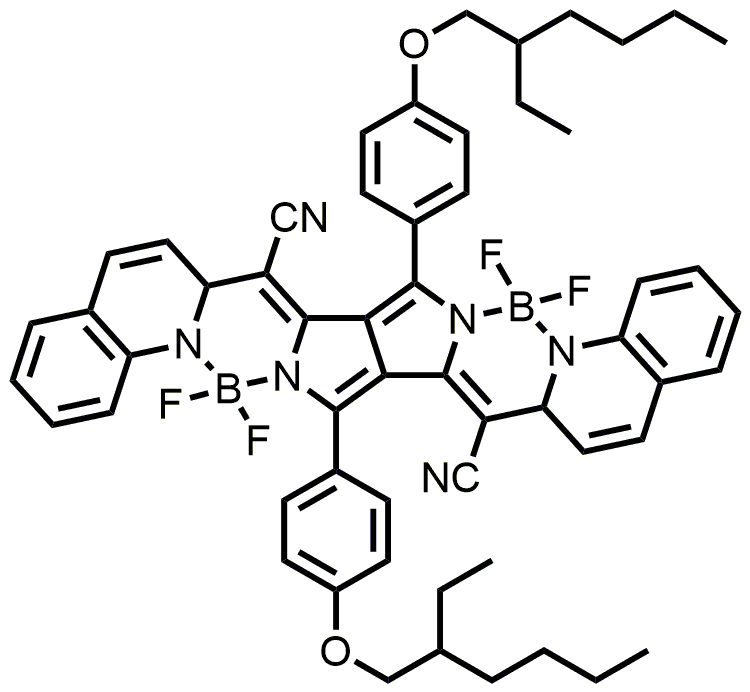
#> input picture pytorch_classification-master/data/train/0/EM-F-1224.png, 750 x 692 px, found by its file name
$ python rotate_image.py
#> lines starting #> are read from the running program, lines starting #| are printed output that depends on the picture
from PIL import Image

print(__file__)

im = Image.open('D:\projects\pytorch_classification-master\pytorch_classification-master\data\sample\EM-F-1224.png')
#> im is the input picture: PIL image 750x692 RGB; mean R, G, B 239.1, 239.1, 239.1
im.show()
im_rotate1 = im.rotate(45)
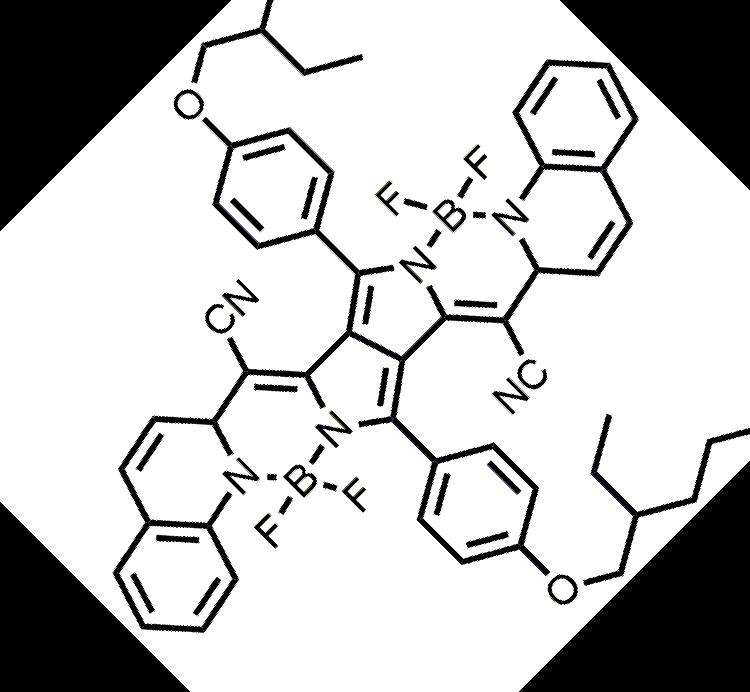
#> im_rotate1: PIL image 750x692 RGB; mean R, G, B 195.7, 195.7, 195.7
im_rotate2 = im.transpose(Image.FLIP_LEFT_RIGHT)
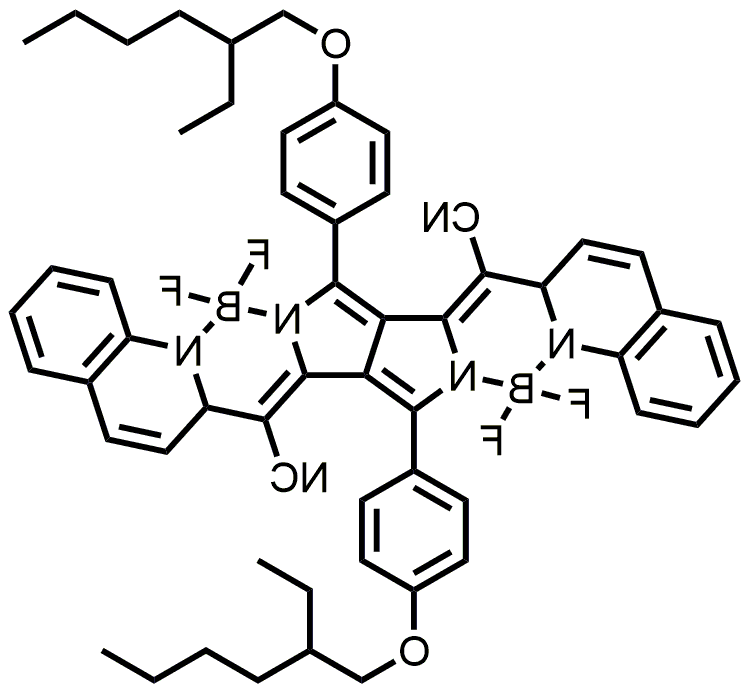
#> im_rotate2: PIL image 750x692 RGB; mean R, G, B 239.1, 239.1, 239.1
im_rotate3 = im.transpose(Image.FLIP_TOP_BOTTOM)
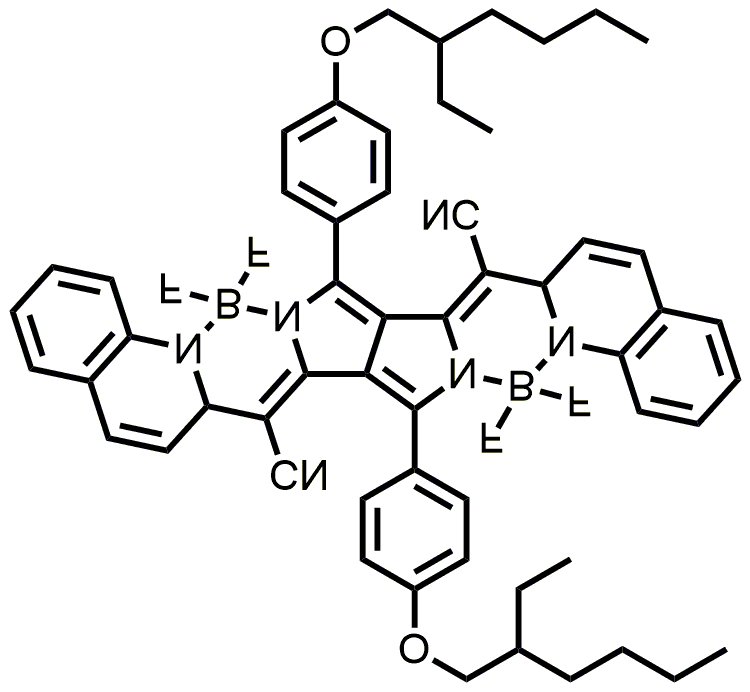
#> im_rotate3: PIL image 750x692 RGB; mean R, G, B 239.1, 239.1, 239.1
im_rotate4 = im.transpose(Image.ROTATE_90)
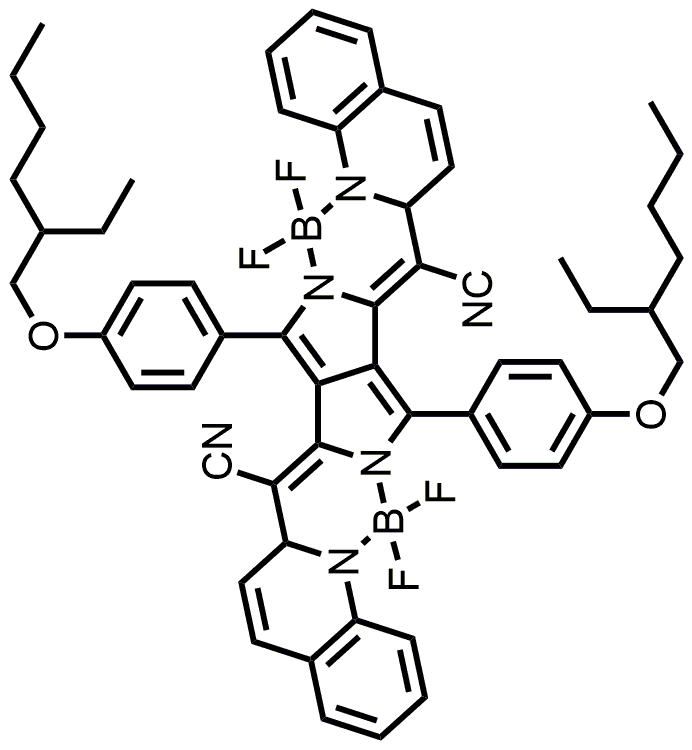
#> im_rotate4: PIL image 692x750 RGB; mean R, G, B 239.1, 239.1, 239.1
im_rotate5 = im.transpose(Image.ROTATE_180)
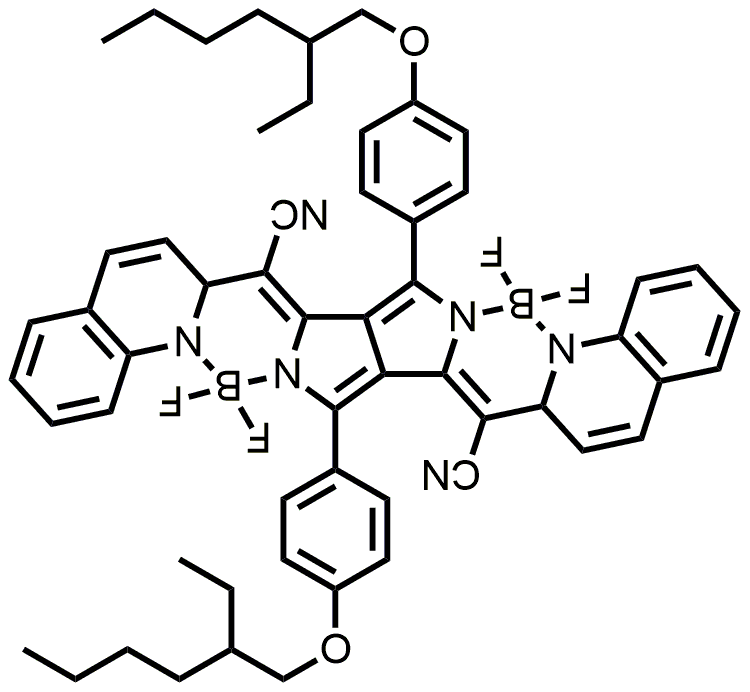
#> im_rotate5: PIL image 750x692 RGB; mean R, G, B 239.1, 239.1, 239.1
im_rotate6 = im.transpose(Image.ROTATE_270)
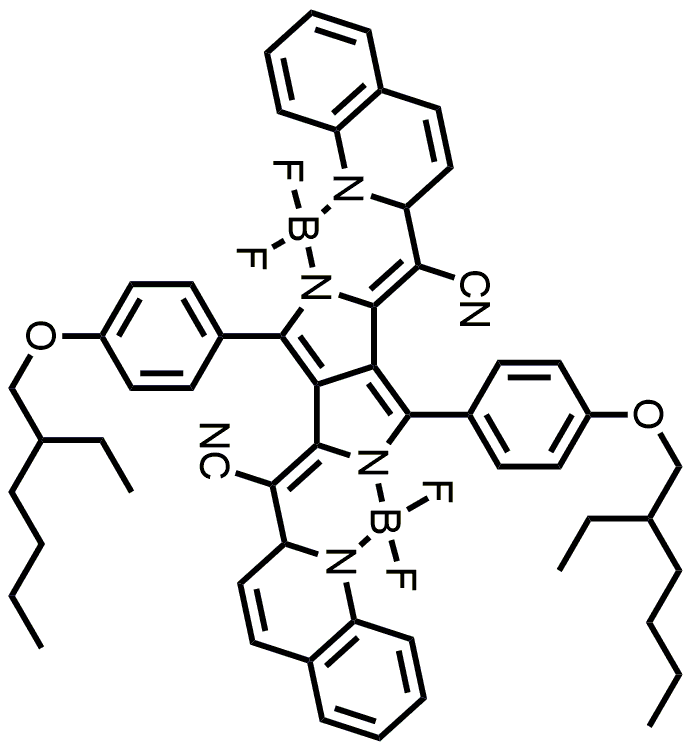
#> im_rotate6: PIL image 692x750 RGB; mean R, G, B 239.1, 239.1, 239.1

im_rotate1.show()
im_rotate2.show()
im_rotate3.show()
im_rotate4.show()
im_rotate5.show()
im_rotate6.show()

im_rotate2.save('D:\projects\pytorch_classification-master\pytorch_classification-master\data\sample\EM-F-1224_1.png')

$ run again, with pytorch_classification-master/data/train/0/EM-TADF-10.png copied over pytorch_classification-master/data/train/0/EM-F-1224.png
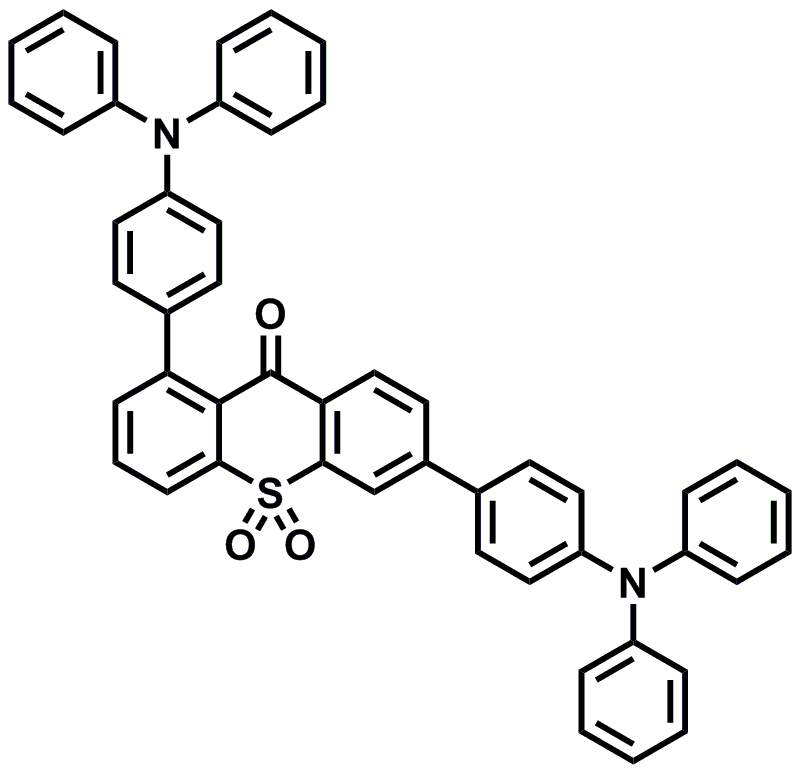
#> input picture pytorch_classification-master/data/train/0/EM-TADF-10.png, 800 x 773 px, found by its file name
#> im is the input picture: PIL image 800x773 RGB; mean R, G, B 242.8, 242.8, 242.9
#> `im_rotate1 = im.rotate(45)`:
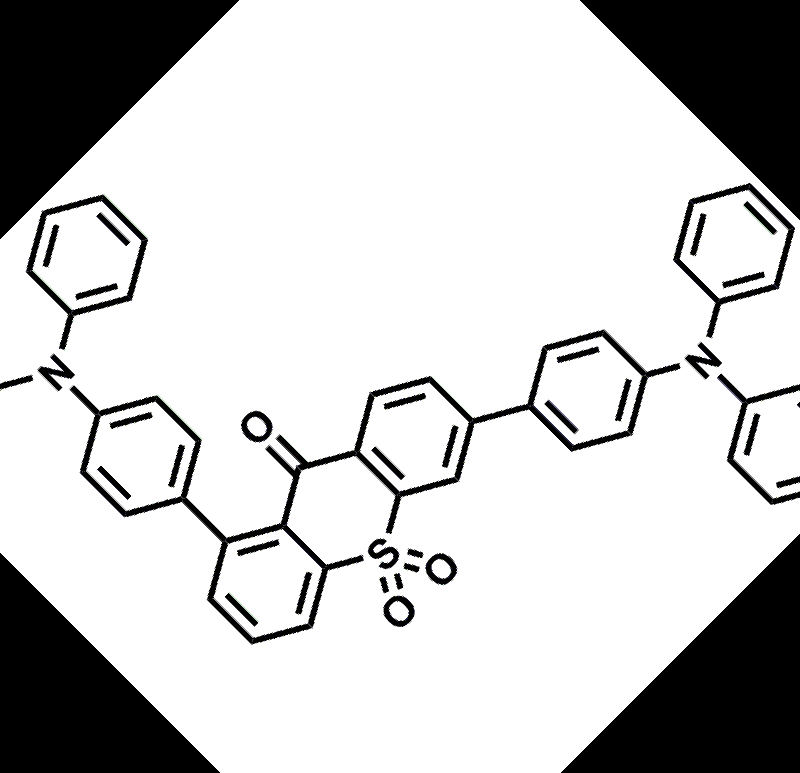
#> im_rotate1: PIL image 800x773 RGB; mean R, G, B 200.9, 200.9, 200.9
#> `im_rotate6 = im.transpose(Image.ROTATE_270)`:
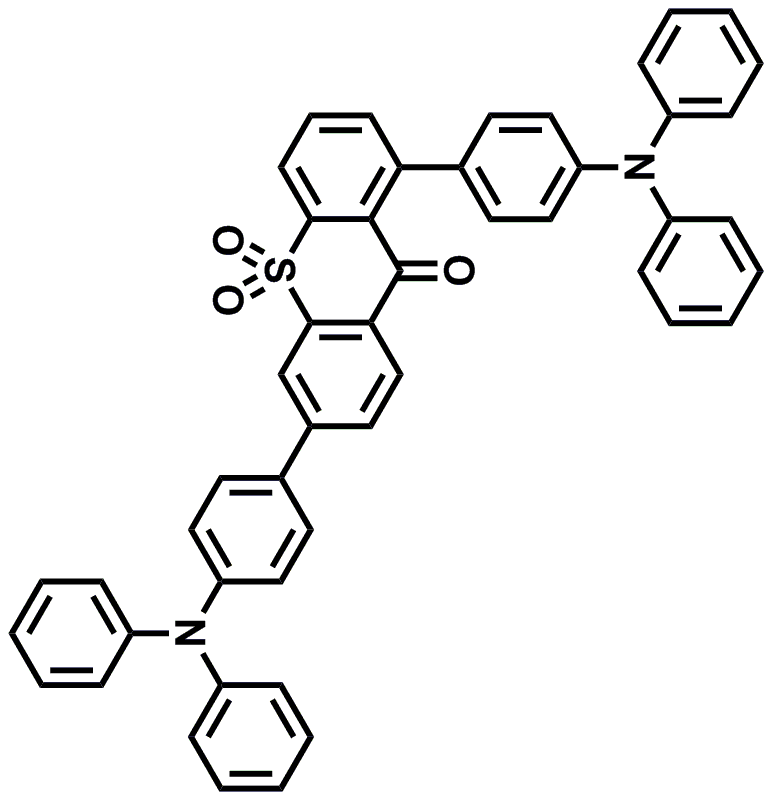
#> im_rotate6: PIL image 773x800 RGB; mean R, G, B 242.8, 242.8, 242.9

$ run again, with pytorch_classification-master/data/train/0/EM-TADF-102.png copied over pytorch_classification-master/data/train/0/EM-F-1224.png
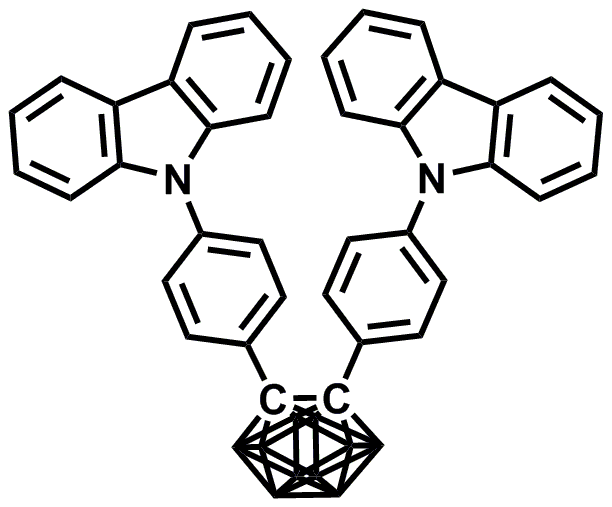
#> input picture pytorch_classification-master/data/train/0/EM-TADF-102.png, 612 x 507 px, found by its file name
#> im is the input picture: PIL image 612x507 RGB; mean R, G, B 232.2, 232.2, 232.3
#> `im_rotate1 = im.rotate(45)`:
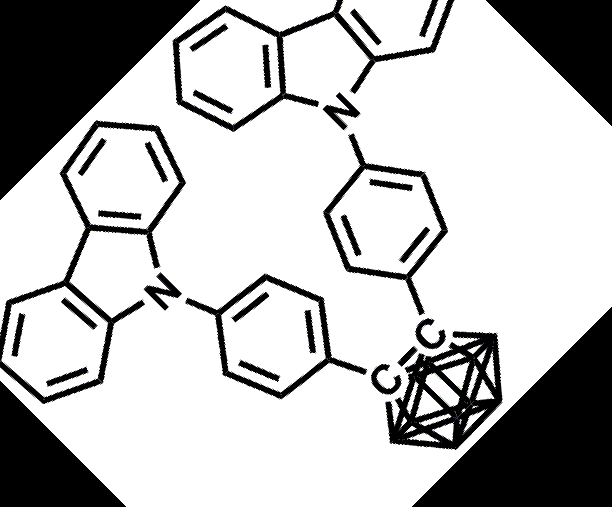
#> im_rotate1: PIL image 612x507 RGB; mean R, G, B 187.1, 187.2, 187.2
#> `im_rotate6 = im.transpose(Image.ROTATE_270)`:
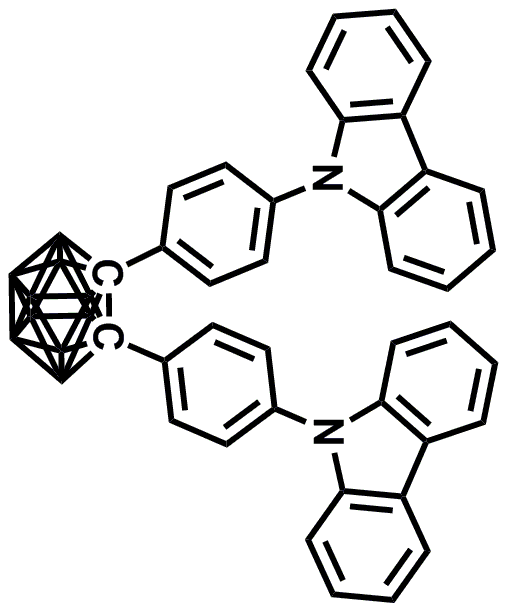
#> im_rotate6: PIL image 507x612 RGB; mean R, G, B 232.2, 232.2, 232.3

$ run again, with pytorch_classification-master/data/train/0/EM-TADF-103.png copied over pytorch_classification-master/data/train/0/EM-F-1224.png
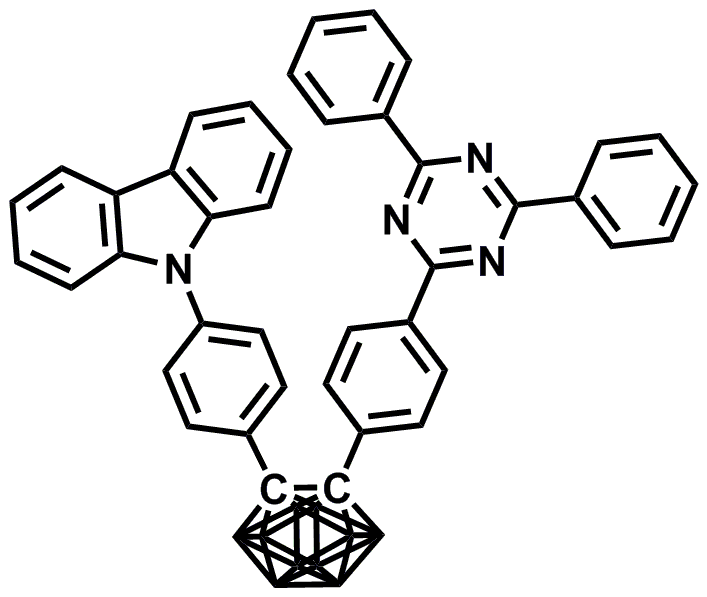
#> input picture pytorch_classification-master/data/train/0/EM-TADF-103.png, 707 x 597 px, found by its file name
#> im is the input picture: PIL image 707x597 RGB; mean R, G, B 236.6, 236.6, 236.6
#> `im_rotate1 = im.rotate(45)`:
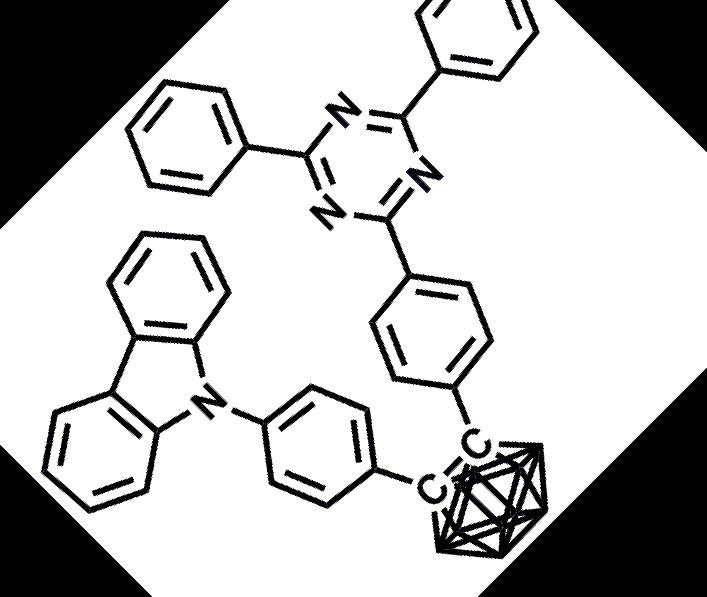
#> im_rotate1: PIL image 707x597 RGB; mean R, G, B 191.3, 191.3, 191.3
#> `im_rotate6 = im.transpose(Image.ROTATE_270)`:
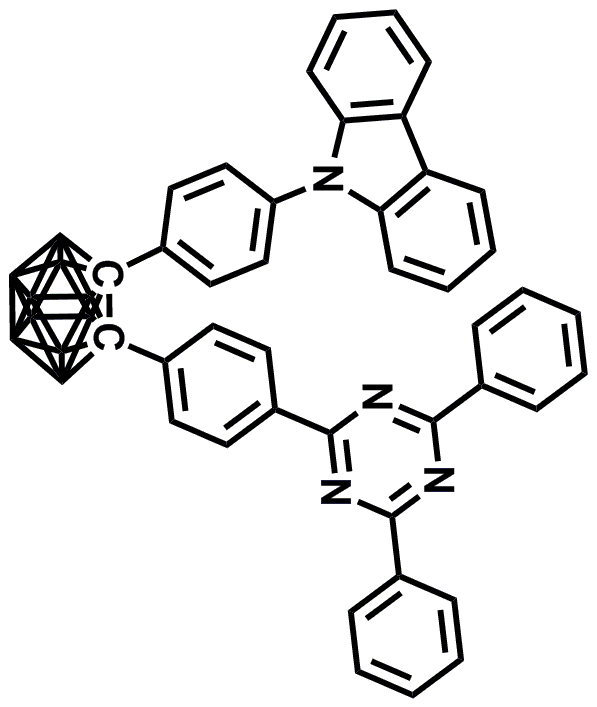
#> im_rotate6: PIL image 597x707 RGB; mean R, G, B 236.6, 236.6, 236.6
